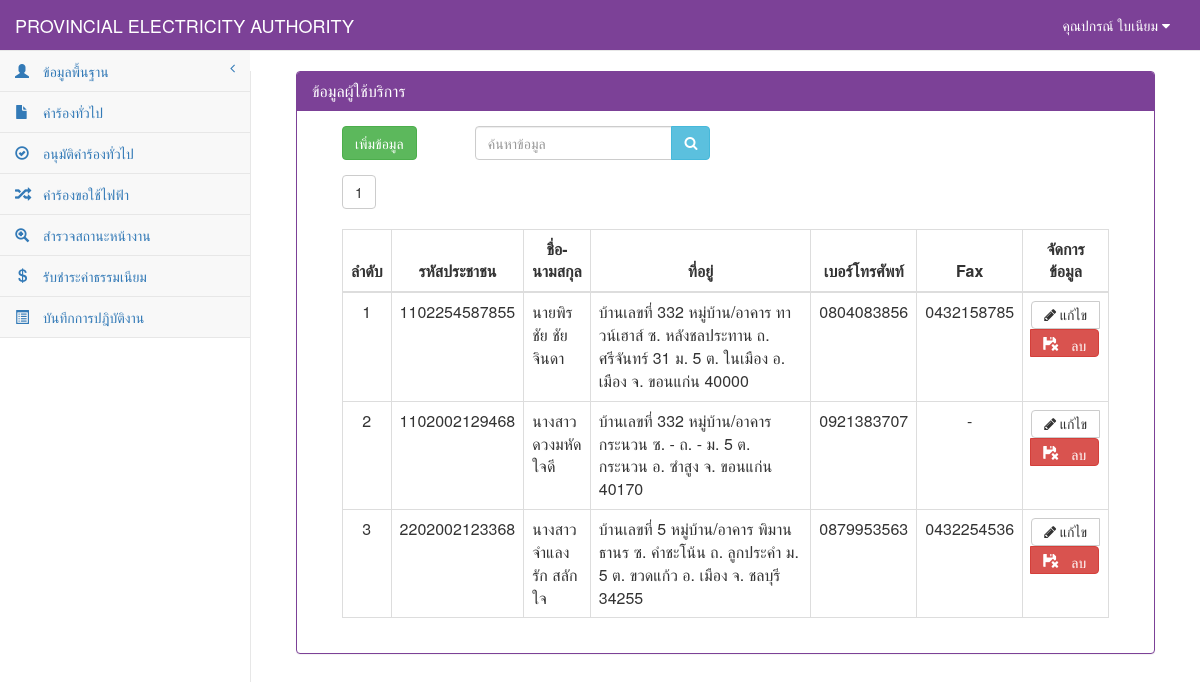
Page /customer_show.php (signed in) on the earlier database version.
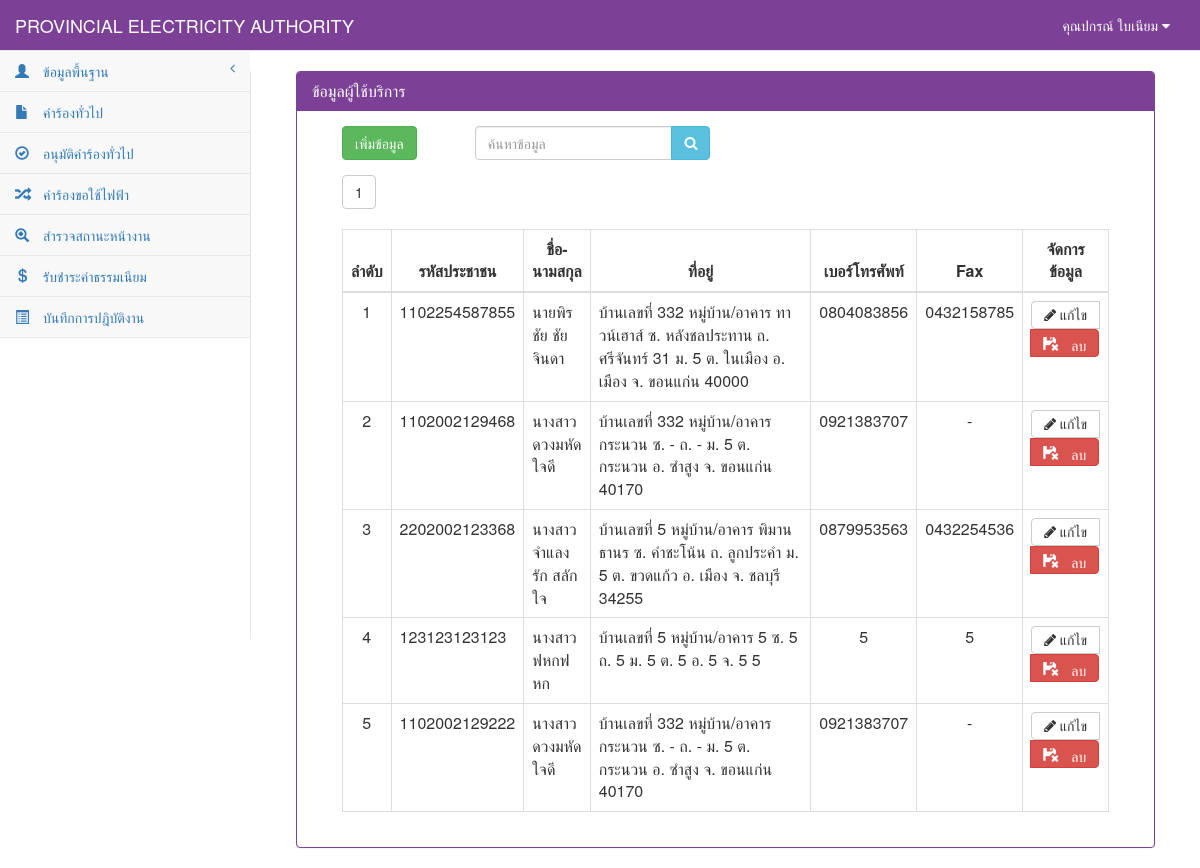
Same page on the later database version.
### tables this page shows
CREATE TABLE `tb_customer` (
  `cus_id` char(13) NOT NULL,
  `cus_first` int(2) NOT NULL,
  `cus_name` varchar(50) NOT NULL,
  `cus_type` varchar(30) NOT NULL,
  `cus_code` char(9) NOT NULL,
  `cus_tax` char(13) NOT NULL,
  `cus_homeid` varchar(20) NOT NULL,
  `cus_number` varchar(20) NOT NULL,
  `cus_village` varchar(20) NOT NULL,
  `cus_room` varchar(10) NOT NULL,
  `cus_floor` varchar(5) NOT NULL,
  `cus_alley` varchar(50) NOT NULL,
  `cus_alleyway` varchar(50) NOT NULL,
  `cus_road` varchar(50) NOT NULL,
  `cus_vilno` varchar(2) NOT NULL,
  `cus_district` varchar(30) NOT NULL,
  `cus_canton` varchar(30) NOT NULL,
  `cus_province` varchar(30) NOT NULL,
  `cus_post` varchar(10) NOT NULL,
  `cus_tel` char(10) NOT NULL,
  `cus_fax` char(10) NOT NULL,
  `cus_email` varchar(30) NOT NULL,
  PRIMARY KEY  (`cus_id`)
);

### connect_db.php (called while the page is built, shortened)
<?php
$dbname="pea";
$limit=10;
?>

### customer_show.php (the view, shortened to what the changed rows need)
<?php
include "connect_db.php";
?>
<!DOCTYPE html>
<html>
<head>
    <link href="vendor/bootstrap/css/bootstrap.css" rel="stylesheet">
    <link href="vendor/metisMenu/metisMenu.css" rel="stylesheet">
    <link href="dist/css/sb-admin-2.css" rel="stylesheet">
    <link href="vendor/font-awesome/css/font-awesome.css" rel="stylesheet" type="text/css">
</head>
<body>
    <div id="page-wrapper">
        <div class="col-sm-12 ">
            <div class="panel panel-primary">
                <div class="panel-heading">
                    <h2 class="panel-title">ข้อมูลผู้ใช้บริการ</h2>
                </div>
            <div class="panel-body">
            <div class="col-sm-12">
            <div class="col-sm-12">
                <div class="table-responsive">
                    <?php
                        $sql_all_rows="select * from tb_customer order by cus_id";
                        $result_all_rows=mysql_db_query($dbname,$sql_all_rows);
                        $rows=mysql_num_rows($result_all_rows);
                        $total_page=ceil($rows/$limit);
                        if($_GET[start]==""){ $start="1"; }else{ $start=$_GET[start]; }
                    ?>
                    <?php
                    for($i=1;$i<=$total_page;$i++){
                            if($start==$i){
                                    echo "<a href='customer_show.php?start=".$i."&limit=".$limit."'><button class='btn btn-default '>".$i."</button></a>&nbsp;";
                            }else{
                                    echo "<a href='customer_show.php?start=".$i."&limit=".$limit."' c><button class='btn btn-default active'>".$i."</button></a>&nbsp;";
                            }
                    }
                    ?> <br><br>
                    <table width="100%" class="table table-bordered table-hover">
                        <thead>
                            <tr>
                                <th class=" text-center" >ลำดับ</th>
                                <th class=" text-center" >รหัสประชาชน</th>
                                <th class=" text-center" >ชื่อ-นามสกุล</th>
                                <th class=" text-center" >ที่อยู่</th>
                                <th class=" text-center" >เบอร์โทรศัพท์</th>
                                <th class=" text-center" >Fax</th>
                                <th class=" text-center">จัดการข้อมูล</th>
                            </tr>
                        </thead>
                            <tbody>
                            <?php
                                $n=0;
                                if($_GET[start]=="" || $_GET[start]=="1"){
                                        $page="0";
                                }else{
                                        $page=($_GET[start]-1)*$limit;
                                }
                                $sql="select * from tb_customer where cus_id like '%".$_POST[search]."%' or cus_name like '%".$_POST[search]."%'  limit $page,$limit ";
                                $result=mysql_db_query($dbname,$sql);
                                    if(mysql_num_rows($result)>0){
                                        while($array=mysql_fetch_array($result)){
                                            $n++;
                                            if($array[cus_first]==0){
                                                $first="นาย";
                                            }elseif($array[cus_first]==1){
                                                $first="นาง";
                                            }else{
                                               $first="นางสาว";
                                            }
                            ?>
                                    <tr>
                                        <td class="text-center"><?=$n?></td>
                                            <td><?=$array[cus_id]?></td>
                                            <td><?=$first?><?=$array[cus_name]?></td>
                                            <td width="300px">บ้านเลขที่ <?=$array[cus_number]?> หมู่บ้าน/อาคาร <?=$array[cus_village]?> ซ. <?=$array[cus_alleyway]?> ถ. <?=$array[cus_road]?> ม. <?=$array[cus_vilno]?> ต. <?=$array[cus_district]?> อ. <?=$array[cus_canton]?> จ. <?=$array[cus_province]?> <?=$array[cus_post]?>
                                            </td>
                                            <td class="text-center"><?=$array[cus_tel]?></td>
                                            <td class="text-center"><?=$array[cus_fax]?></td>
                                            <td align="center">
                                                <div class="btn-group">
                                                    <a class="btn btn-default" href="customer_add.php?id=<?=$array[cus_id]?>&mode=edit" title="แก้ไข"><i class="fa fa-pencil"> แก้ไข</i></a>
                                                    <a class="btn btn-danger" onclick="return confirm('คุณต้องการลบข้อมูลนี้ ?')" href="customer_save.php?id=<?=$array[cus_id]?>&mode=del" ><span class="glyphicon glyphicon-floppy-remove"> ลบ</span></a>
                                                </div>
                                            </td>
                                    </tr>
                                    <?php
                                                    }
                                            }else{
                                    ?>
                                    <tr><td colspan="6" align="center">ไม่พบข้อมูล</td></tr>
                                    <?
                                            }
                                    ?>
                            </tbody>
                    </table>
                </div>
            </div>
        </div>
        </div>
        </div>
    </div>
</div>
</body>
</html>

Differences in the rows shown:
added tb_customer: cus_id "123123123123", cus_first "นางสาว", cus_name "ฟหกฟหก", cus_number "5", cus_village "5", cus_alleyway "5", cus_road "5", cus_vilno "5", cus_district "5", cus_canton "5", cus_province "5", cus_post "5", cus_tel "5", cus_fax "5"
added tb_customer: cus_id "1102002129222", cus_first "นางสาว", cus_name "ดวงมหัด ใจดี", cus_number "332", cus_village "กระนวน", cus_alleyway "-", cus_road "-", cus_vilno "5", cus_district "กระนวน", cus_canton "ซำสูง", cus_province "ขอนแก่น", cus_post "40170", cus_tel "0921383707", cus_fax "-"
